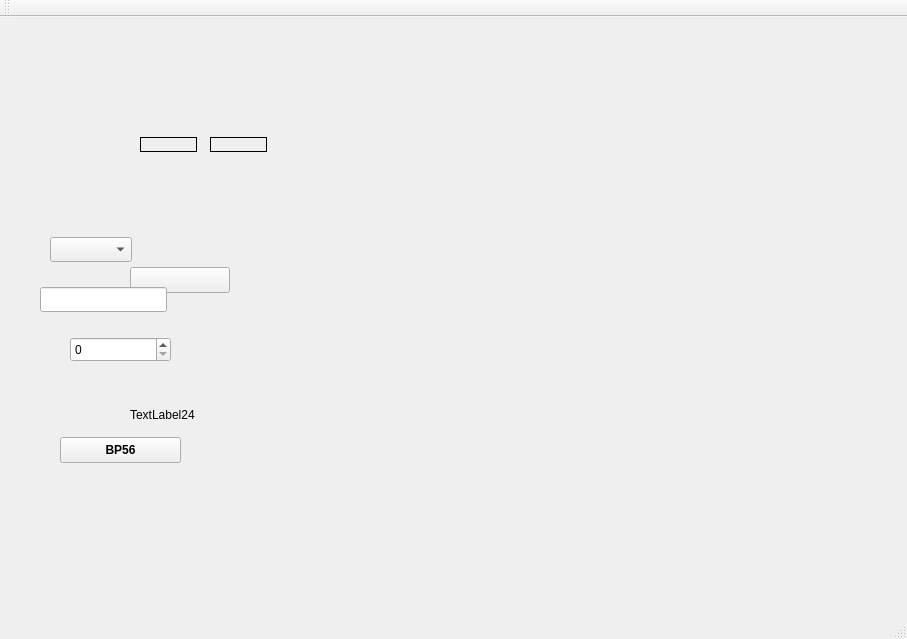
<?xml version="1.0" encoding="UTF-8"?>
<ui version="4.0">
 <class>MainWindow</class>
 <widget class="QMainWindow" name="MainWindow">
  <property name="geometry">
   <rect>
    <x>0</x>
    <y>0</y>
    <width>907</width>
    <height>639</height>
   </rect>
  </property>
  <property name="windowTitle">
   <string>MainWindow</string>
  </property>
  <widget class="QWidget" name="centralWidget">
   <widget class="QCaLabelPlugin" name="qcal_1">
    <property name="geometry">
     <rect>
      <x>140</x>
      <y>120</y>
      <width>57</width>
      <height>15</height>
     </rect>
    </property>
    <property name="statusTip">
     <string/>
    </property>
    <property name="frameShape">
     <enum>QFrame::Box</enum>
    </property>
    <property name="visible" stdset="0">
     <bool>false</bool>
    </property>
   </widget>
   <widget class="QCaLabelPlugin" name="qcal_2">
    <property name="geometry">
     <rect>
      <x>210</x>
      <y>120</y>
      <width>57</width>
      <height>15</height>
     </rect>
    </property>
    <property name="statusTip">
     <string/>
    </property>
    <property name="frameShape">
     <enum>QFrame::Box</enum>
    </property>
    <property name="visible" stdset="0">
     <bool>false</bool>
    </property>
   </widget>
   <widget class="QPushButton" name="pushButton">
    <property name="geometry">
     <rect>
      <x>60</x>
      <y>420</y>
      <width>121</width>
      <height>26</height>
     </rect>
    </property>
    <property name="font">
     <font>
      <weight>75</weight>
      <bold>true</bold>
     </font>
    </property>
    <property name="text">
     <string>BP56</string>
    </property>
   </widget>
   <widget class="QCaPushButtonPlugin" name="qcapush">
    <property name="geometry">
     <rect>
      <x>130</x>
      <y>250</y>
      <width>100</width>
      <height>26</height>
     </rect>
    </property>
   </widget>
   <widget class="QCaSpinBoxPlugin" name="qcaspin">
    <property name="geometry">
     <rect>
      <x>70</x>
      <y>320</y>
      <width>101</width>
      <height>25</height>
     </rect>
    </property>
   </widget>
   <widget class="QCaLineEditPlugin" name="qcaedit">
    <property name="geometry">
     <rect>
      <x>40</x>
      <y>270</y>
      <width>127</width>
      <height>25</height>
     </rect>
    </property>
   </widget>
   <widget class="QCaComboBoxPlugin" name="qcacombo">
    <property name="geometry">
     <rect>
      <x>50</x>
      <y>220</y>
      <width>82</width>
      <height>25</height>
     </rect>
    </property>
   </widget>
   <widget class="QLabel" name="label23">
    <property name="geometry">
     <rect>
      <x>130</x>
      <y>390</y>
      <width>71</width>
      <height>16</height>
     </rect>
    </property>
    <property name="text">
     <string>TextLabel24</string>
    </property>
   </widget>
  </widget>
  <widget class="QMenuBar" name="menuBar">
   <property name="geometry">
    <rect>
     <x>0</x>
     <y>0</y>
     <width>907</width>
     <height>23</height>
    </rect>
   </property>
  </widget>
  <widget class="QToolBar" name="mainToolBar">
   <attribute name="toolBarArea">
    <enum>TopToolBarArea</enum>
   </attribute>
   <attribute name="toolBarBreak">
    <bool>false</bool>
   </attribute>
  </widget>
  <widget class="QStatusBar" name="statusBar"/>
 </widget>
 <layoutdefault spacing="6" margin="11"/>
 <customwidgets>
  <customwidget>
   <class>QCaLabelPlugin</class>
   <extends>QLabel</extends>
   <header>QCaLabelPlugin.h</header>
  </customwidget>
  <customwidget>
   <class>QCaLineEditPlugin</class>
   <extends>QLineEdit</extends>
   <header>QCaLineEditPlugin.h</header>
  </customwidget>
  <customwidget>
   <class>QCaPushButtonPlugin</class>
   <extends>QPushButton</extends>
   <header>QCaPushButtonPlugin.h</header>
  </customwidget>
  <customwidget>
   <class>QCaSpinBoxPlugin</class>
   <extends>QSpinBox</extends>
   <header>QCaSpinBoxPlugin.h</header>
  </customwidget>
  <customwidget>
   <class>QCaComboBoxPlugin</class>
   <extends>QComboBox</extends>
   <header>QCaComboBoxPlugin.h</header>
  </customwidget>
 </customwidgets>
 <resources/>
 <connections/>
</ui>
